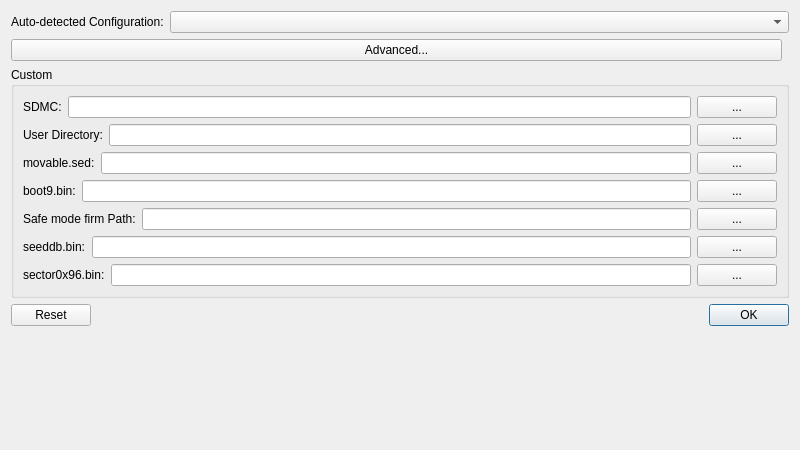
<?xml version="1.0" encoding="UTF-8"?>
<ui version="4.0">
 <class>MainDialog</class>
 <widget class="QDialog" name="MainDialog">
  <property name="geometry">
   <rect>
    <x>0</x>
    <y>0</y>
    <width>800</width>
    <height>450</height>
   </rect>
  </property>
  <property name="windowTitle">
   <string>threeSD</string>
  </property>
  <layout class="QVBoxLayout">
   <item>
    <layout class="QHBoxLayout">
     <item>
      <widget class="QLabel">
       <property name="text">
        <string>Auto-detected Configuration:</string>
       </property>
      </widget>
     </item>
     <item>
      <widget class="QComboBox" name="configSelect">
       <property name="sizePolicy">
        <sizepolicy hsizetype="Expanding" vsizetype="Fixed">
         <horstretch>0</horstretch>
         <verstretch>0</verstretch>
        </sizepolicy>
       </property>
      </widget>
     </item>
    </layout>
   </item>
   <item>
    <layout class="QHBoxLayout">
     <item>
      <widget class="QPushButton" name="advancedButton">
       <property name="text">
        <string>Advanced...</string>
       </property>
      </widget>
     </item>
     <item>
      <spacer>
       <property name="orientation">
        <enum>Qt::Horizontal</enum>
       </property>
      </spacer>
     </item>
    </layout>
   </item>
   <item>
    <widget class="QGroupBox">
     <property name="title">
      <string>Custom</string>
     </property>
     <property name="visible">
      <bool>false</bool>
     </property>
     <layout class="QVBoxLayout">
      <item>
       <layout class="QHBoxLayout">
        <item>
         <widget class="QLabel">
          <property name="text">
           <string>SDMC:</string>
          </property>
         </widget>
        </item>
        <item>
         <widget class="QLineEdit" name="sdmcPath"/>
        </item>
        <item>
         <widget class="QPushButton" name="sdmcPathExplore">
          <property name="text">
           <string>...</string>
          </property>
         </widget>
        </item>
       </layout>
      </item>
      <item>
       <layout class="QHBoxLayout">
        <item>
         <widget class="QLabel">
          <property name="text">
           <string>User Directory:</string>
          </property>
         </widget>
        </item>
        <item>
         <widget class="QLineEdit" name="userPath"/>
        </item>
        <item>
         <widget class="QPushButton" name="userPathExplore">
          <property name="text">
           <string>...</string>
          </property>
         </widget>
        </item>
       </layout>
      </item>
      <item>
       <layout class="QHBoxLayout">
        <item>
         <widget class="QLabel">
          <property name="text">
           <string>movable.sed:</string>
          </property>
         </widget>
        </item>
        <item>
         <widget class="QLineEdit" name="movableSedPath"/>
        </item>
        <item>
         <widget class="QPushButton" name="movableSedExplore">
          <property name="text">
           <string>...</string>
          </property>
         </widget>
        </item>
       </layout>
      </item>
      <item>
       <layout class="QHBoxLayout">
        <item>
         <widget class="QLabel">
          <property name="text">
           <string>boot9.bin:</string>
          </property>
         </widget>
        </item>
        <item>
         <widget class="QLineEdit" name="bootrom9Path"/>
        </item>
        <item>
         <widget class="QPushButton" name="bootrom9Explore">
          <property name="text">
           <string>...</string>
          </property>
         </widget>
        </item>
       </layout>
      </item>
      <item>
       <layout class="QHBoxLayout">
        <item>
         <widget class="QLabel">
          <property name="text">
           <string>Safe mode firm Path:</string>
          </property>
         </widget>
        </item>
        <item>
         <widget class="QLineEdit" name="safeModeFirmPath"/>
        </item>
        <item>
         <widget class="QPushButton" name="safeModeFirmExplore">
          <property name="text">
           <string>...</string>
          </property>
         </widget>
        </item>
       </layout>
      </item>
      <item>
       <layout class="QHBoxLayout">
        <item>
         <widget class="QLabel">
          <property name="text">
           <string>seeddb.bin:</string>
          </property>
         </widget>
        </item>
        <item>
         <widget class="QLineEdit" name="seeddbPath"/>
        </item>
        <item>
         <widget class="QPushButton" name="seeddbExplore">
          <property name="text">
           <string>...</string>
          </property>
         </widget>
        </item>
       </layout>
      </item>
      <item>
       <layout class="QHBoxLayout">
        <item>
         <widget class="QLabel">
          <property name="text">
           <string>sector0x96.bin:</string>
          </property>
         </widget>
        </item>
        <item>
         <widget class="QLineEdit" name="secretSectorPath"/>
        </item>
        <item>
         <widget class="QPushButton" name="secretSectorExplore">
          <property name="text">
           <string>...</string>
          </property>
         </widget>
        </item>
       </layout>
      </item>
     </layout>
    </widget>
   </item>
   <item>
    <widget class="QDialogButtonBox" name="buttonBox">
     <property name="standardButtons">
      <set>QDialogButtonBox::Ok|QDialogButtonBox::Reset</set>
     </property>
    </widget>
   </item>
   <item>
    <spacer>
     <property name="orientation">
      <enum>Qt::Vertical</enum>
     </property>
     <property name="sizeHint" stdset="0">
      <size>
       <width>0</width>
       <height>0</height>
      </size>
     </property>
    </spacer>
   </item>
  </layout>
 </widget>
 <resources/>
 <connections/>
</ui>
